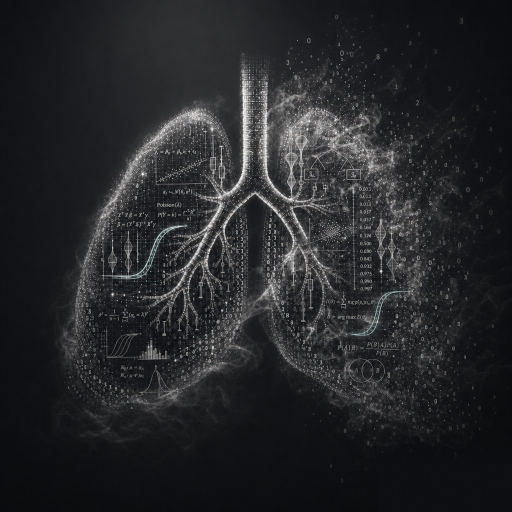
#> input picture volume-01/figures/book-cover-pearl-streams.png, 1024 x 1024 px (shown at 1/2 size)
$ python prepare_cover_assets.py
#> lines starting #> are read from the running program, lines starting #| are printed output that depends on the picture
#!/usr/bin/env python3
"""Build print-ready A4 cover: dark letterbox + centered art (no stretch)."""

from __future__ import annotations

import sys
from pathlib import Path

try:
    from PIL import Image
except ImportError:
    print("Install Pillow: pip install pillow", file=sys.stderr)
    raise SystemExit(1)

ROOT = Path(__file__).resolve().parents[1]
FIG = ROOT / "figures"
SRC_CANDIDATES = (
    FIG / "book-cover-pearl-streams-4096.png",
    FIG / "book-cover-pearl-streams-2048.png",
    FIG / "book-cover-pearl-streams.png",
)
OUT_PNG = FIG / "book-cover-pearl-streams-print.png"
OUT_PDF = FIG / "book-cover-pearl-streams-print.pdf"

# A4 at 300 dpi; background matches latex/cover-page.tex coverbg
DPI = 300
A4_W_MM, A4_H_MM = 210, 297
A4_W = int(A4_W_MM / 25.4 * DPI)
A4_H = int(A4_H_MM / 25.4 * DPI)
BG = (12, 13, 18)  # #0C0D12
SIDE_MARGIN = 0.03  # fraction of page width
TOP_BOTTOM_MARGIN = 0.04  # fraction of page height (room for title overlay)


def pick_source() -> Path:
    for path in SRC_CANDIDATES:
        if path.is_file():
            return path
    raise FileNotFoundError("No book-cover-pearl-streams*.png found in figures/")


def main() -> int:
    try:
        SRC = pick_source()
    except FileNotFoundError as exc:
        print(exc, file=sys.stderr)
        return 1

    art = Image.open(SRC).convert("RGBA")
    canvas = Image.new("RGBA", (A4_W, A4_H), BG + (255,))
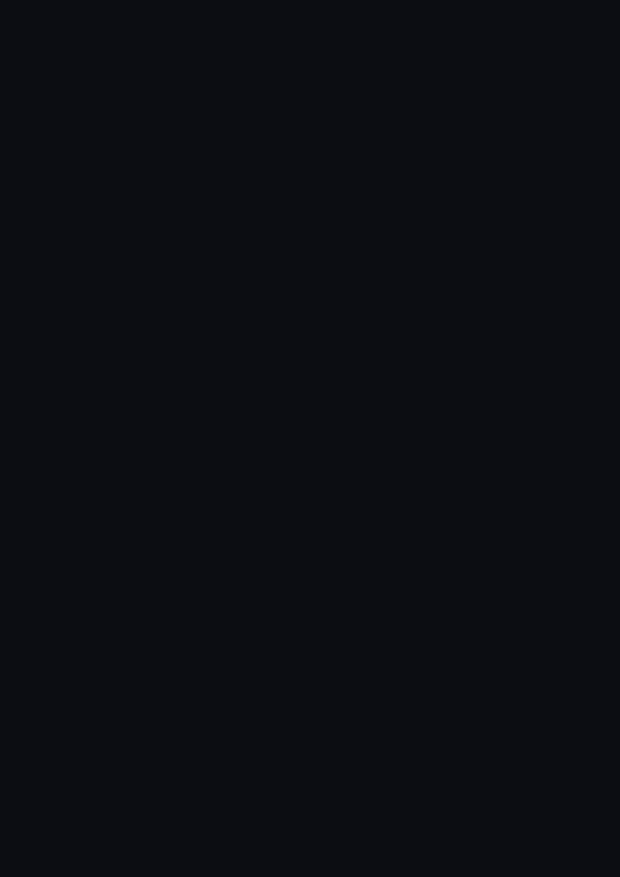
#> canvas: PIL image 2480x3507 RGBA (shown at 1/4 size); mean R, G, B, A 12, 13, 18, 255

    max_w = int(A4_W * (1 - 2 * SIDE_MARGIN))
    max_h = int(A4_H * (1 - 2 * TOP_BOTTOM_MARGIN))
    scale = min(max_w / art.width, max_h / art.height)
#> scale = 2.28
    new_size = (max(1, int(art.width * scale)), max(1, int(art.height * scale)))
#> new_size = (2331, 2331)
    scaled = art.resize(new_size, Image.Resampling.LANCZOS)

    x = (A4_W - new_size[0]) // 2
#> x = 74
    y = (A4_H - new_size[1]) // 2
#> y = 588
    canvas.paste(scaled, (x, y), scaled)
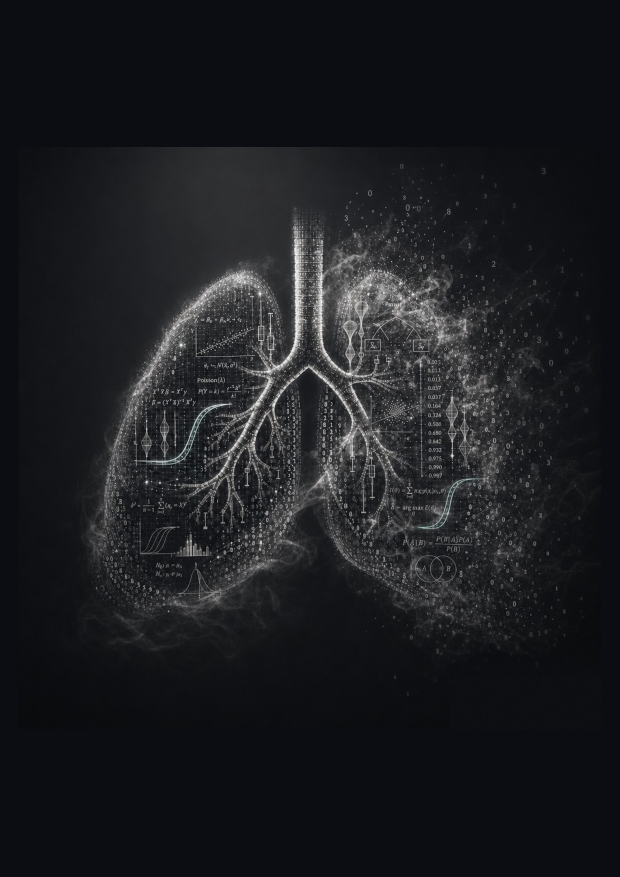
#> canvas: PIL image 2480x3507 RGBA (shown at 1/4 size); mean R, G, B, A 28.2, 29.1, 32.7, 255

    rgb = Image.new("RGB", canvas.size, BG)
    rgb.paste(canvas, mask=canvas.split()[3])

    rgb.save(OUT_PNG, format="PNG", dpi=(DPI, DPI), optimize=True)
    rgb.save(OUT_PDF, format="PDF", resolution=DPI)

    print(f"Source: {SRC.name} ({art.width}x{art.height})")
#| Source: book-cover-pearl-streams.png (1024x1024)
    print(f"Placed: {new_size[0]}x{new_size[1]} px on {A4_W}x{A4_H} px canvas @ {DPI} dpi")
#| Placed: 2331x2331 px on 2480x3507 px canvas @ 300 dpi
    print(f"Saved: {OUT_PNG.name}, {OUT_PDF.name}")
    return 0


if __name__ == "__main__":
    raise SystemExit(main())
#> (the program exits here)
